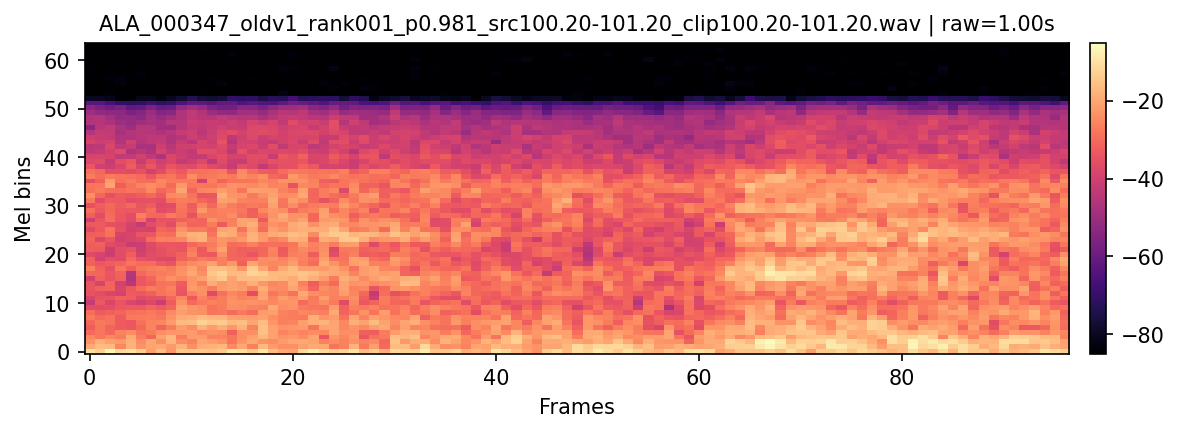
#> input picture reports/groupmeet_20260409/logmel/cough_clean/0001__ALA_000347_oldv1_rank001_p0.981_src100.20-101.20_clip100.20-101.20.png, 1179 x 432 px
$ python make_logmel_contact_sheet.py --input_dir ../reports/groupmeet_20260409/logmel/cough_clean --out out.png
#> lines starting #> are read from the running program, lines starting #| are printed output that depends on the picture

import math
import argparse
from pathlib import Path

from PIL import Image, ImageOps, ImageDraw

IMG_EXTS = {".png", ".jpg", ".jpeg", ".webp"}


def main():
    ap = argparse.ArgumentParser()
    ap.add_argument("--input_dir", required=True)
    ap.add_argument("--out", required=True)
    ap.add_argument("--cols", type=int, default=4)
    ap.add_argument("--thumb_w", type=int, default=420)
    ap.add_argument("--thumb_h", type=int, default=180)
    ap.add_argument("--pad", type=int, default=12)
    ap.add_argument("--max_images", type=int, default=24)
    args = ap.parse_args()

    inp = Path(args.input_dir)
    imgs = [p for p in sorted(inp.iterdir()) if p.is_file() and p.suffix.lower() in IMG_EXTS]
    imgs = imgs[:args.max_images]
    if not imgs:
        raise FileNotFoundError(f"No images found in {inp}")

    cols = max(1, args.cols)
    rows = math.ceil(len(imgs) / cols)
    W = cols * args.thumb_w + (cols + 1) * args.pad
    H = rows * args.thumb_h + (rows + 1) * args.pad

    board = Image.new("RGB", (W, H), (255, 255, 255))
#> board: PIL image 1740x204 RGB; every value is 255
    draw = ImageDraw.Draw(board)

    for idx, p in enumerate(imgs):
        r = idx // cols
        c = idx % cols
        x = args.pad + c * (args.thumb_w + args.pad)
        y = args.pad + r * (args.thumb_h + args.pad)

        img = Image.open(p).convert("RGB")
        img.thumbnail((args.thumb_w, args.thumb_h))
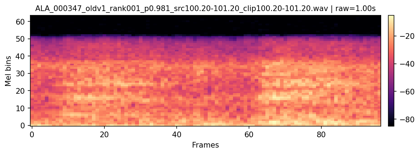
#> img: PIL image 420x154 RGB; mean R, G, B 207.6, 149, 147.7
        canvas = Image.new("RGB", (args.thumb_w, args.thumb_h), (255, 255, 255))
#> canvas: PIL image 420x180 RGB; every value is 255
        ox = (args.thumb_w - img.width) // 2
#> ox = 0
        oy = (args.thumb_h - img.height) // 2
#> oy = 13
        canvas.paste(img, (ox, oy))
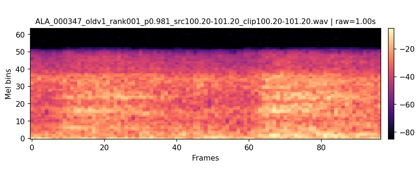
#> canvas: PIL image 420x180 RGB; mean R, G, B 214.4, 164.3, 163.2
        canvas = ImageOps.expand(canvas, border=1, fill=(180, 180, 180))
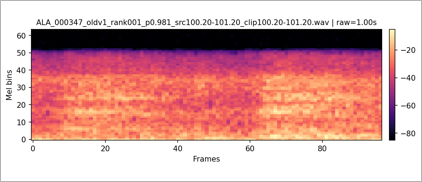
#> canvas: PIL image 422x182 RGB; mean R, G, B 213.9, 164.6, 163.5
        board.paste(canvas, (x, y))
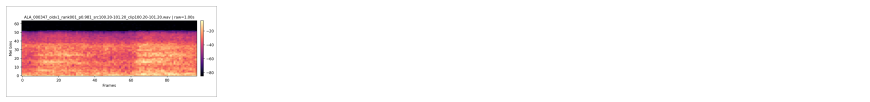
#> board: PIL image 1740x204 RGB (shown at 1/2 size); mean R, G, B 246.1, 235.4, 235.2
#> pass 2 of the loop in main, `for idx, p in enumerate(imgs):`:
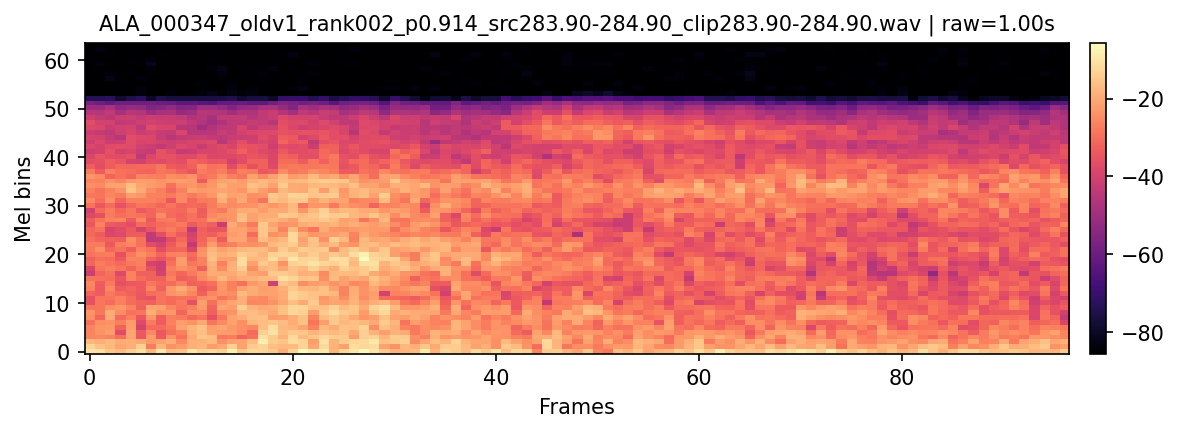
#> input picture reports/groupmeet_20260409/logmel/cough_clean/0002__ALA_000347_oldv1_rank002_p0.914_src283.90-284.90_clip283.90-284.90.png, 1179 x 432 px
#> in main, `canvas = ImageOps.expand(canvas, border=1, fill=(180, 180, 180))`:
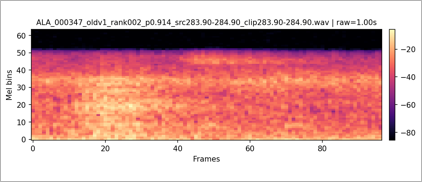
#> canvas: PIL image 422x182 RGB; mean R, G, B 215.6, 165.4, 163.1
#> in main, `board.paste(canvas, (x, y))`:
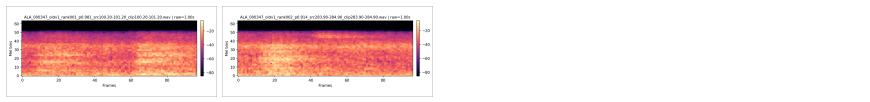
#> board: PIL image 1740x204 RGB (shown at 1/2 size); mean R, G, B 237.6, 216.1, 215.3

    out = Path(args.out)
    out.parent.mkdir(parents=True, exist_ok=True)
    board.save(out)
    print(f"[OK] wrote board -> {out}")


if __name__ == "__main__":
    main()
